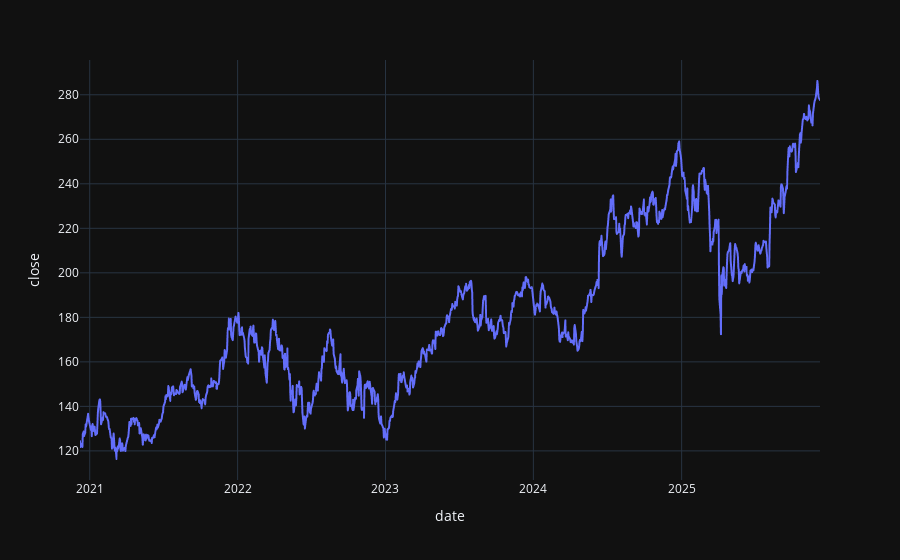

Write notebook code for a chart like this one.
### Code cell
px.line(aapl, x='date', y='close')

### Figure 1 — Plotly figure (JSON) as saved in the notebook; plotly's stock layout.template omitted (floating-point values rounded to 4 significant figures; data arrays with more than 128 entries replaced by an {"elided": "..."} marker saying what was removed)
{"data": [{"hovertemplate": "date=%{x}<br>close=%{y}<extra></extra>", "legendgroup": "", "line": {"color": "#636efa", "dash": "solid"}, "marker": {"symbol": "circle"}, "mode": "lines", "name": "", "showlegend": false, "x": {"elided": "1256 str values"}, "xaxis": "x", "y": {"elided": "1256 float values"}, "yaxis": "y", "type": "scattergl"}], "layout": {"xaxis": {"anchor": "y", "domain": [0.0, 1.0], "title": {"text": "date"}}, "yaxis": {"anchor": "x", "domain": [0.0, 1.0], "title": {"text": "close"}}, "legend": {"tracegroupgap": 0}, "margin": {"t": 60}}}
